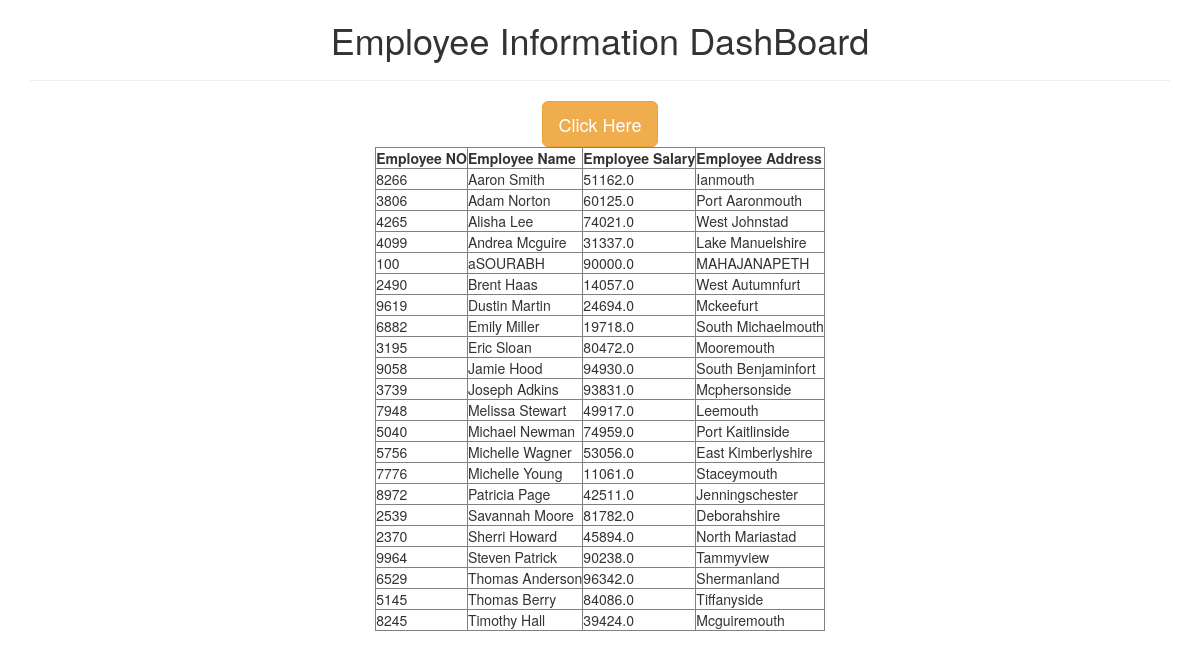
The page / on the database its author committed.
### o_app/models.py (models this page shows)
class Employee(models.Model):
    eno = models.IntegerField()
    ename = models.CharField(max_length=50)
    esalary = models.FloatField()
    eaddress = models.CharField(max_length=250)

### o_app/views.py (the view)
# urls.py: path('', views.retrieve_view),
def retrieve_view(request):
    employees = Employee.objects.order_by(Lower('ename')) #Sort by name including lower case
    my_dict = {'employees':employees}
    return render(request,"index.html",context=my_dict)

### templates/index.html
<!DOCTYPE html>
{% extends 'base.html' %}
{% block body_block %}
    <h1>Employee Information DashBoard</h1><hr>
    <a href="/calculations" class="btn btn-lg btn-warning">Click Here</a>
    <table border="1">
    <thead>
    <th>Employee NO</th>
    <th>Employee Name</th>
    <th>Employee Salary</th>
    <th>Employee Address</th>
    </thead>
    {% for emp in employees %}
    <tr>
    <td>{{ emp.eno }}</td>
    <td>{{ emp.ename }}</td>
    <td>{{ emp.esalary }}</td>
    <td>{{ emp.eaddress }}</td>
    </tr>
    {% endfor %}
    </table>
{% endblock %}

### templates/base.html (shortened to what this page needs)
{% load static %}
<!DOCTYPE html>
<html lang="en">
<head>
    <link rel="stylesheet" href="https://maxcdn.bootstrapcdn.com/bootstrap/3.3.7/css/bootstrap.min.css"
>
</head>
<body>
    <div class="container" align="center">
{% block body_block %}
{% endblock %}
    </div>
</body>
</html>

### rows shown on the page
Employee: eno "8266", ename "Aaron Smith", esalary "51162.0", eaddress "Ianmouth"
Employee: eno "3806", ename "Adam Norton", esalary "60125.0", eaddress "Port Aaronmouth"
Employee: eno "4265", ename "Alisha Lee", esalary "74021.0", eaddress "West Johnstad"
Employee: eno "4099", ename "Andrea Mcguire", esalary "31337.0", eaddress "Lake Manuelshire"
Employee: eno "100", ename "aSOURABH", esalary "90000.0", eaddress "MAHAJANAPETH"
Employee: eno "2490", ename "Brent Haas", esalary "14057.0", eaddress "West Autumnfurt"
Employee: eno "9619", ename "Dustin Martin", esalary "24694.0", eaddress "Mckeefurt"
Employee: eno "6882", ename "Emily Miller", esalary "19718.0", eaddress "South Michaelmouth"
Employee: eno "3195", ename "Eric Sloan", esalary "80472.0", eaddress "Mooremouth"
Employee: eno "9058", ename "Jamie Hood", esalary "94930.0", eaddress "South Benjaminfort"
Employee: eno "3739", ename "Joseph Adkins", esalary "93831.0", eaddress "Mcphersonside"
Employee: eno "7948", ename "Melissa Stewart", esalary "49917.0", eaddress "Leemouth"
Employee: eno "5040", ename "Michael Newman", esalary "74959.0", eaddress "Port Kaitlinside"
Employee: eno "5756", ename "Michelle Wagner", esalary "53056.0", eaddress "East Kimberlyshire"
Employee: eno "7776", ename "Michelle Young", esalary "11061.0", eaddress "Staceymouth"
Employee: eno "8972", ename "Patricia Page", esalary "42511.0", eaddress "Jenningschester"
Employee: eno "2539", ename "Savannah Moore", esalary "81782.0", eaddress "Deborahshire"
Employee: eno "2370", ename "Sherri Howard", esalary "45894.0", eaddress "North Mariastad"
Employee: eno "9964", ename "Steven Patrick", esalary "90238.0", eaddress "Tammyview"
Employee: eno "6529", ename "Thomas Anderson", esalary "96342.0", eaddress "Shermanland"
Employee: eno "5145", ename "Thomas Berry", esalary "84086.0", eaddress "Tiffanyside"
Employee: eno "8245", ename "Timothy Hall", esalary "39424.0", eaddress "Mcguiremouth"
